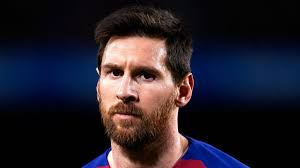
#> input picture WhatsApp Image 2024-01-02 at 2.17.20 PM.jpeg, 300 x 168 px, found by its file name
$ jupyter execute face_recog.ipynb
#> lines starting #> are read from the running program, lines starting #| are printed output that depends on the picture
[cell 1]
import cv2

[cell 2]
def name_map(x):
    if x=="sachin":
        return 0
    if x=="obama":
        return 1
    if x=="messi":
        return 2

[cell 3]
def get_name(x):
    if x==0:
        return "sachin"
    if x==1:
        return "obama"
    if x==2:
        return "messi"

[cell 4]
def detect_face(img):
    gray=cv2.cvtColor(img,cv2.COLOR_BGR2GRAY)
    face_cascade=cv2.CascadeClassifier(r"E:\DL_Projects\Face_recogition\haarcascade_frontalface_default.xml")
    face=face_cascade.detectMultiScale(gray,minNeighbors=4)
    if len(face)==0:
        return None,None
    x,y,w,h=face[0]
    return gray[x:x+w,y:y+h],face[0]

[cell 5]
img=cv2.imread(r"E:\DL_Projects\Face_recogition\WhatsApp Image 2024-01-02 at 2.17.20 PM.jpeg")
#> img is the input picture: shape (168, 300, 3); mean B, G, R 42, 31.8, 37
detect_face(img)
#> in detect_face, `gray=cv2.cvtColor(img,cv2.COLOR_BGR2GRAY)`:
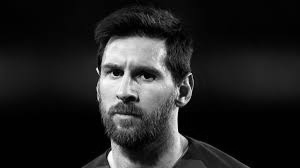
#> gray: shape (168, 300); min 0, max 253, mean 34.5
#> in detect_face, `face=face_cascade.detectMultiScale(gray,minNeighbors=4)`: face = [[83, 38, 92, 92]]
#> in detect_face, `x,y,w,h=face[0]`: x = 83; y = 38; w = 92

[cell 6]
import os

[cell 7]
def prepare_training_data(data_folder):
#> called with data_folder = 'E:\\DL_Projects\\Face_recogition\\DB'
    dirs=os.listdir(data_folder)
    # print(dirs)
    faces=[]
    labels=[]
    for dir in dirs:
        sub_dir=data_folder+"/"+dir
        # print(sub_dir)
        images=os.listdir(sub_dir)
        # print(images)
        for img in images:
            imgpath=sub_dir+"/"+img
            # print(imgpath)
            image=cv2.imread(imgpath)
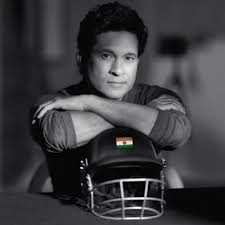
#> input picture DB/sachin/01.jpg, 225 x 225 px, found by its file name
#> image is the input picture: shape (225, 225, 3); mean B, G, R 61.6, 60.1, 60.1
            cv2.imshow("training images",image)
            cv2.waitKey(200)

            #detect face
            face,rect=detect_face(image)
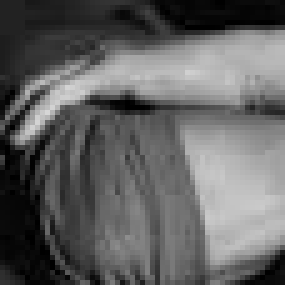
#> face: shape (57, 57) (shown 5 times larger); min 0, max 214, mean 97.4
#> rect = [89, 35, 57, 57]
            if face is not None:
                faces.append(face)
                labels.append(name_map(dir))
                # print(labels)
    cv2.waitKey(1)
    cv2.destroyAllWindows()
    return faces,labels

[cell 8]
faces,labels=prepare_training_data(r"E:\DL_Projects\Face_recogition\DB")
#> faces = 1 item; labels = [0]
print(labels)
#| [0]

[cell 9]
len(labels)
#> Out = 1
